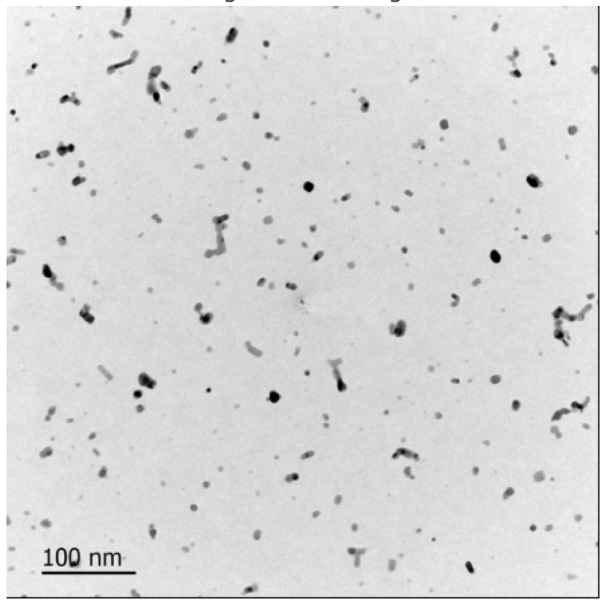
#> input picture sample_sem_image.png, 608 x 606 px
$ python -i clahe_filter.py   (imports and definitions only)
#> lines starting #> are read from the running program, lines starting #| are printed output that depends on the picture; after the words box and inside, x2 and y2 are one past the last pixel; in counts of white or black regions, pixels touching at a corner belong together
# SPDX-License-Identifier: GPL-3.0-or-later
#
# NanoPSD: Automated Nanoparticle Shape Distribution Analysis
# Copyright (C) 2026 Md Fazlul Huq
#
# This program is free software: you can redistribute it and/or modify
# it under the terms of the GNU General Public License as published by
# the Free Software Foundation, either version 3 of the License, or
# (at your option) any later version.
#
# This program is distributed in the hope that it will be useful,
# but WITHOUT ANY WARRANTY; without even the implied warranty of
# MERCHANTABILITY or FITNESS FOR A PARTICULAR PURPOSE.  See the
# GNU General Public License for more details.
#
# You should have received a copy of the GNU General Public License
# along with this program.  If not, see <https://www.gnu.org/licenses/>.

# Import OpenCV for image processing functions
import cv2
import os
import numpy as np


def preprocess_image(
    image_path, save_steps=False, output_dir="outputs/preprocessing_steps",
    bright_particles=False, norm_min=None, norm_max=None, otsu_threshold=None,
):
    """
    Preprocesses a microscopy image by enhancing contrast, smoothing, and thresholding.

    Parameters:
    -----------
    image_path : str
        Path to the grayscale input image.
    save_steps : bool, optional (default=False)
        If True, save intermediate preprocessing steps for visualization.
    output_dir : str, optional (default="outputs/preprocessing_steps")
        Directory to save intermediate images.
    bright_particles : bool, optional (default=False)
        If True, skip inversion (use for bright particles on dark backgrounds).
    norm_min, norm_max : int or None, optional (default=None)
        When both are provided, they override the automatic per-image
        min/max used by cv2.normalize(NORM_MINMAX). Use this when
        preprocessing a cropped region of a larger image to keep the
        normalization consistent with the full original (prevents noise
        amplification when extreme-intensity regions like the scale bar
        were cropped out). When either is None, behavior is unchanged.
    otsu_threshold : float or None, optional (default=None)
        When provided, use this as a fixed binary threshold instead of
        running Otsu on the image. Use this to apply a threshold computed
        from the full original image to a cropped region, so both use the
        same intensity cutoff. When None, Otsu runs normally on the
        input image's own histogram (existing behavior).

    Returns:
    --------
    binary : np.ndarray (bool)
        A binary image (True for foreground/particles, False for background).
    image : np.ndarray (uint8)
        The original grayscale image.
    """
#> called with image_path = '../../sample_sem_image.png', save_steps = False, output_dir = 'outputs/preprocessing_steps', bright_particles = False

    # Create output directory if saving steps
    if save_steps:
        os.makedirs(output_dir, exist_ok=True)
        base_name = os.path.splitext(os.path.basename(image_path))[0]

    # Step 1: Read the image in grayscale mode
    image = cv2.imread(image_path, cv2.IMREAD_GRAYSCALE)
#> image: shape (606, 608); min 0, max 255, mean 217.6

    if save_steps:
        cv2.imwrite(f"{output_dir}/{base_name}_step1_original.png", image)
        print(f"Saved: {output_dir}/{base_name}_step1_original.png")

    # Step 2: Normalize to 8-bit intensity range (0-255)
    # When anchor values are provided (by interactive-ROI mode), use them so
    # the crop is stretched using the ORIGINAL image's intensity range. This
    # avoids amplifying noise when the crop's own min/max is narrower than
    # the full image's.
    if norm_min is not None and norm_max is not None and norm_max > norm_min:
        # Linear stretch using the external anchor, clipped to [0, 255]
        normalized = np.clip(
            (image.astype(np.float32) - float(norm_min))
            * 255.0 / float(norm_max - norm_min),
            0, 255,
        ).astype(np.uint8)
    else:
        # Original behavior: per-image min/max stretch
        normalized = cv2.normalize(image, None, 0, 255, cv2.NORM_MINMAX)

    if save_steps:
        cv2.imwrite(f"{output_dir}/{base_name}_step2_normalized.png", normalized)
        print(f"Saved: {output_dir}/{base_name}_step2_normalized.png")

    # Step 3: Apply CLAHE to enhance local contrast
    clahe = cv2.createCLAHE(clipLimit=2.0, tileGridSize=(8, 8))
    enhanced = clahe.apply(normalized)
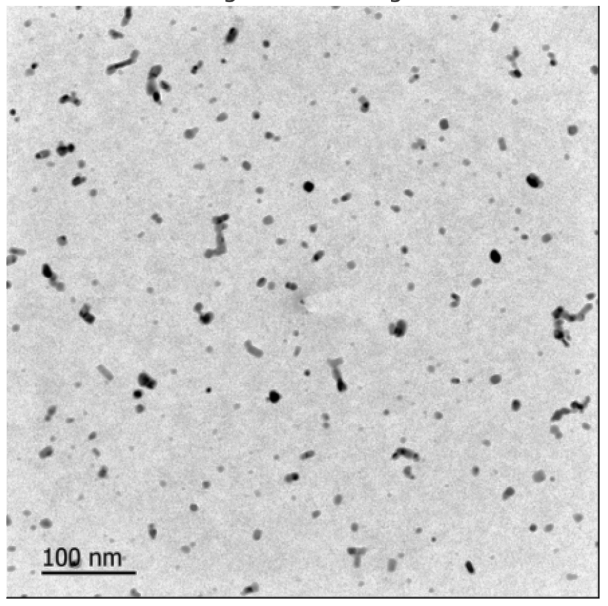
#> enhanced: shape (606, 608); min 1, max 255, mean 207.7

    if save_steps:
        cv2.imwrite(f"{output_dir}/{base_name}_step3_clahe.png", enhanced)
        print(f"Saved: {output_dir}/{base_name}_step3_clahe.png")

    # Step 4: Apply Gaussian blur to smooth the image
    blurred = cv2.GaussianBlur(enhanced, (3, 3), 0)

    if save_steps:
        cv2.imwrite(f"{output_dir}/{base_name}_step4_gaussian_blur.png", blurred)
        print(f"Saved: {output_dir}/{base_name}_step4_gaussian_blur.png")

    # Step 5: Binarize. Either use a provided threshold (from the full
    # original image — interactive-ROI mode) or let Otsu pick one from the
    # current image's histogram (default behavior).
    if otsu_threshold is not None:
        _, binary = cv2.threshold(
            blurred, float(otsu_threshold), 255, cv2.THRESH_BINARY
        )
    else:
        _, binary = cv2.threshold(
            blurred, 0, 255, cv2.THRESH_BINARY + cv2.THRESH_OTSU
        )
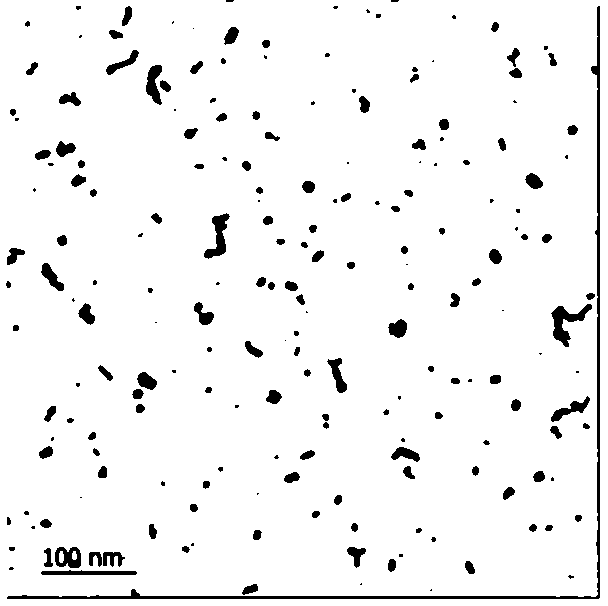
#> binary: shape (606, 608); 95.2% white; 202 black regions (66 under 20 px), largest, box (x1, y1, x2, y2) and area: (7, 6, 600, 599) 3585, (551, 304, 592, 347) 651, (204, 213, 230, 259) 510

    if save_steps:
        cv2.imwrite(f"{output_dir}/{base_name}_step5_otsu_threshold.png", binary)
        print(f"Saved: {output_dir}/{base_name}_step5_otsu_threshold.png")

    # Step 6: Invert the binary image (skip if bright particles)
    if not bright_particles:
        binary = 255 - binary

    if save_steps:
        cv2.imwrite(f"{output_dir}/{base_name}_step6_inverted.png", binary)
        print(f"Saved: {output_dir}/{base_name}_step6_inverted.png")

    # Return the binary image as a boolean array and the original normalized image
    return binary > 0, image

# [48 lines left out: function compute_full_image_otsu, not called in this run]

>>> result = preprocess_image('../../sample_sem_image.png')
